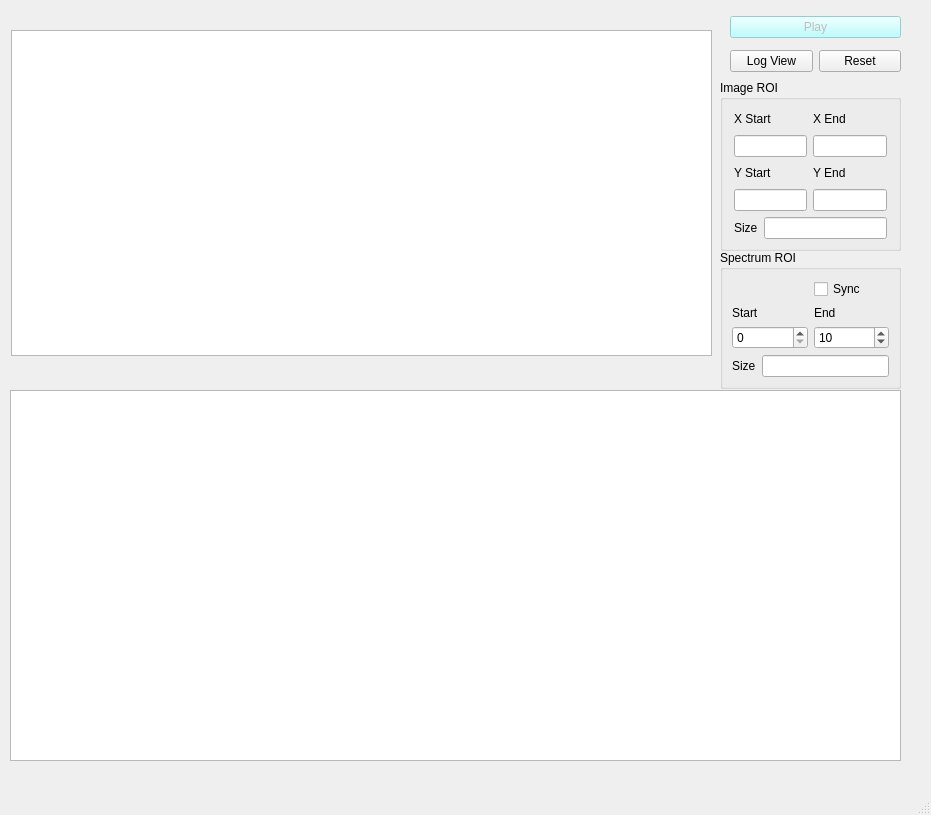
<?xml version="1.0" encoding="UTF-8"?>
<ui version="4.0">
 <class>MainWindow</class>
 <widget class="QMainWindow" name="MainWindow">
  <property name="geometry">
   <rect>
    <x>0</x>
    <y>0</y>
    <width>931</width>
    <height>815</height>
   </rect>
  </property>
  <property name="windowTitle">
   <string>MainWindow</string>
  </property>
  <widget class="QWidget" name="centralwidget">
   <widget class="ImageView" name="image_view">
    <property name="geometry">
     <rect>
      <x>11</x>
      <y>30</y>
      <width>701</width>
      <height>326</height>
     </rect>
    </property>
    <property name="sizePolicy">
     <sizepolicy hsizetype="Preferred" vsizetype="Preferred">
      <horstretch>0</horstretch>
      <verstretch>0</verstretch>
     </sizepolicy>
    </property>
   </widget>
   <widget class="PlotWidget" name="spectrum_view">
    <property name="geometry">
     <rect>
      <x>10</x>
      <y>390</y>
      <width>891</width>
      <height>371</height>
     </rect>
    </property>
   </widget>
   <widget class="QGroupBox" name="groupBox">
    <property name="geometry">
     <rect>
      <x>720</x>
      <y>80</y>
      <width>181</width>
      <height>171</height>
     </rect>
    </property>
    <property name="sizePolicy">
     <sizepolicy hsizetype="Minimum" vsizetype="Minimum">
      <horstretch>0</horstretch>
      <verstretch>0</verstretch>
     </sizepolicy>
    </property>
    <property name="title">
     <string>Image ROI </string>
    </property>
    <layout class="QGridLayout" name="gridLayout_8">
     <property name="leftMargin">
      <number>11</number>
     </property>
     <property name="rightMargin">
      <number>11</number>
     </property>
     <item row="0" column="0">
      <layout class="QGridLayout" name="gridLayout_7">
       <item row="0" column="0">
        <layout class="QGridLayout" name="gridLayout_5">
         <item row="1" column="1">
          <layout class="QGridLayout" name="gridLayout_4">
           <item row="0" column="0">
            <widget class="QLabel" name="label_3">
             <property name="text">
              <string>Y End</string>
             </property>
            </widget>
           </item>
           <item row="1" column="0">
            <widget class="QLineEdit" name="le_roi_ye">
             <property name="readOnly">
              <bool>true</bool>
             </property>
            </widget>
           </item>
          </layout>
         </item>
         <item row="0" column="0">
          <layout class="QGridLayout" name="gridLayout_2">
           <item row="0" column="0">
            <widget class="QLabel" name="label">
             <property name="text">
              <string>X Start</string>
             </property>
            </widget>
           </item>
           <item row="1" column="0">
            <widget class="QLineEdit" name="le_roi_xs">
             <property name="readOnly">
              <bool>true</bool>
             </property>
            </widget>
           </item>
          </layout>
         </item>
         <item row="1" column="0">
          <layout class="QGridLayout" name="gridLayout">
           <item row="0" column="0">
            <widget class="QLabel" name="label_4">
             <property name="text">
              <string>Y Start</string>
             </property>
            </widget>
           </item>
           <item row="1" column="0">
            <widget class="QLineEdit" name="le_roi_ys">
             <property name="readOnly">
              <bool>true</bool>
             </property>
            </widget>
           </item>
          </layout>
         </item>
         <item row="0" column="1">
          <layout class="QGridLayout" name="gridLayout_3">
           <item row="0" column="0">
            <widget class="QLabel" name="label_2">
             <property name="text">
              <string>X End</string>
             </property>
            </widget>
           </item>
           <item row="1" column="0">
            <widget class="QLineEdit" name="le_roi_xe">
             <property name="readOnly">
              <bool>true</bool>
             </property>
            </widget>
           </item>
          </layout>
         </item>
        </layout>
       </item>
       <item row="1" column="0">
        <layout class="QGridLayout" name="gridLayout_6">
         <item row="0" column="0">
          <widget class="QLabel" name="label_5">
           <property name="styleSheet">
            <string notr="true">font: 75 10pt &quot;MS Shell Dlg 2&quot;;</string>
           </property>
           <property name="text">
            <string>Size</string>
           </property>
          </widget>
         </item>
         <item row="0" column="1">
          <widget class="QLineEdit" name="le_roi_size">
           <property name="readOnly">
            <bool>true</bool>
           </property>
          </widget>
         </item>
        </layout>
       </item>
      </layout>
     </item>
    </layout>
   </widget>
   <widget class="QGroupBox" name="groupBox_2">
    <property name="geometry">
     <rect>
      <x>720</x>
      <y>250</y>
      <width>181</width>
      <height>139</height>
     </rect>
    </property>
    <property name="sizePolicy">
     <sizepolicy hsizetype="Minimum" vsizetype="Minimum">
      <horstretch>0</horstretch>
      <verstretch>0</verstretch>
     </sizepolicy>
    </property>
    <property name="title">
     <string>Spectrum ROI </string>
    </property>
    <layout class="QGridLayout" name="gridLayout_9">
     <item row="0" column="1">
      <widget class="QCheckBox" name="sync_spec_roi">
       <property name="text">
        <string>Sync</string>
       </property>
      </widget>
     </item>
     <item row="1" column="0">
      <layout class="QGridLayout" name="gridLayout_13">
       <item row="0" column="0">
        <widget class="QLabel" name="label_7">
         <property name="text">
          <string>Start</string>
         </property>
        </widget>
       </item>
       <item row="1" column="0">
        <widget class="QSpinBox" name="sb_roi_spec_s">
         <property name="maximum">
          <number>10000</number>
         </property>
         <property name="singleStep">
          <number>2</number>
         </property>
        </widget>
       </item>
      </layout>
     </item>
     <item row="1" column="1">
      <layout class="QGridLayout" name="gridLayout_15">
       <item row="0" column="0">
        <widget class="QLabel" name="label_9">
         <property name="text">
          <string>End</string>
         </property>
        </widget>
       </item>
       <item row="1" column="0">
        <widget class="QSpinBox" name="sb_roi_spec_e">
         <property name="minimum">
          <number>1</number>
         </property>
         <property name="maximum">
          <number>10000</number>
         </property>
         <property name="singleStep">
          <number>2</number>
         </property>
         <property name="value">
          <number>10</number>
         </property>
        </widget>
       </item>
      </layout>
     </item>
     <item row="2" column="0" colspan="2">
      <layout class="QGridLayout" name="gridLayout_16">
       <item row="0" column="0">
        <widget class="QLabel" name="label_10">
         <property name="styleSheet">
          <string notr="true">font: 75 10pt &quot;MS Shell Dlg 2&quot;;</string>
         </property>
         <property name="text">
          <string>Size</string>
         </property>
        </widget>
       </item>
       <item row="0" column="1">
        <widget class="QLineEdit" name="le_roi_spec_size">
         <property name="readOnly">
          <bool>true</bool>
         </property>
        </widget>
       </item>
      </layout>
     </item>
    </layout>
   </widget>
   <widget class="QWidget" name="layoutWidget">
    <property name="geometry">
     <rect>
      <x>730</x>
      <y>10</y>
      <width>171</width>
      <height>70</height>
     </rect>
    </property>
    <layout class="QGridLayout" name="gridLayout_10">
     <item row="0" column="0" colspan="2">
      <widget class="QPushButton" name="pb_play_stack">
       <property name="enabled">
        <bool>false</bool>
       </property>
       <property name="styleSheet">
        <string notr="true">background-color: rgb(170, 255, 255);
font: 75 12pt &quot;MS Shell Dlg 2&quot;;</string>
       </property>
       <property name="text">
        <string>Play</string>
       </property>
      </widget>
     </item>
     <item row="1" column="0">
      <widget class="QPushButton" name="pb_log_view">
       <property name="text">
        <string>Log View</string>
       </property>
      </widget>
     </item>
     <item row="1" column="1">
      <widget class="QPushButton" name="pb_reset">
       <property name="text">
        <string>Reset</string>
       </property>
      </widget>
     </item>
    </layout>
   </widget>
  </widget>
  <widget class="QMenuBar" name="menubar">
   <property name="geometry">
    <rect>
     <x>0</x>
     <y>0</y>
     <width>931</width>
     <height>26</height>
    </rect>
   </property>
  </widget>
  <widget class="QStatusBar" name="statusbar"/>
 </widget>
 <customwidgets>
  <customwidget>
   <class>ImageView</class>
   <extends>QGraphicsView</extends>
   <header>pyqtgraph</header>
  </customwidget>
  <customwidget>
   <class>PlotWidget</class>
   <extends>QGraphicsView</extends>
   <header>pyqtgraph</header>
  </customwidget>
 </customwidgets>
 <resources/>
 <connections/>
</ui>
